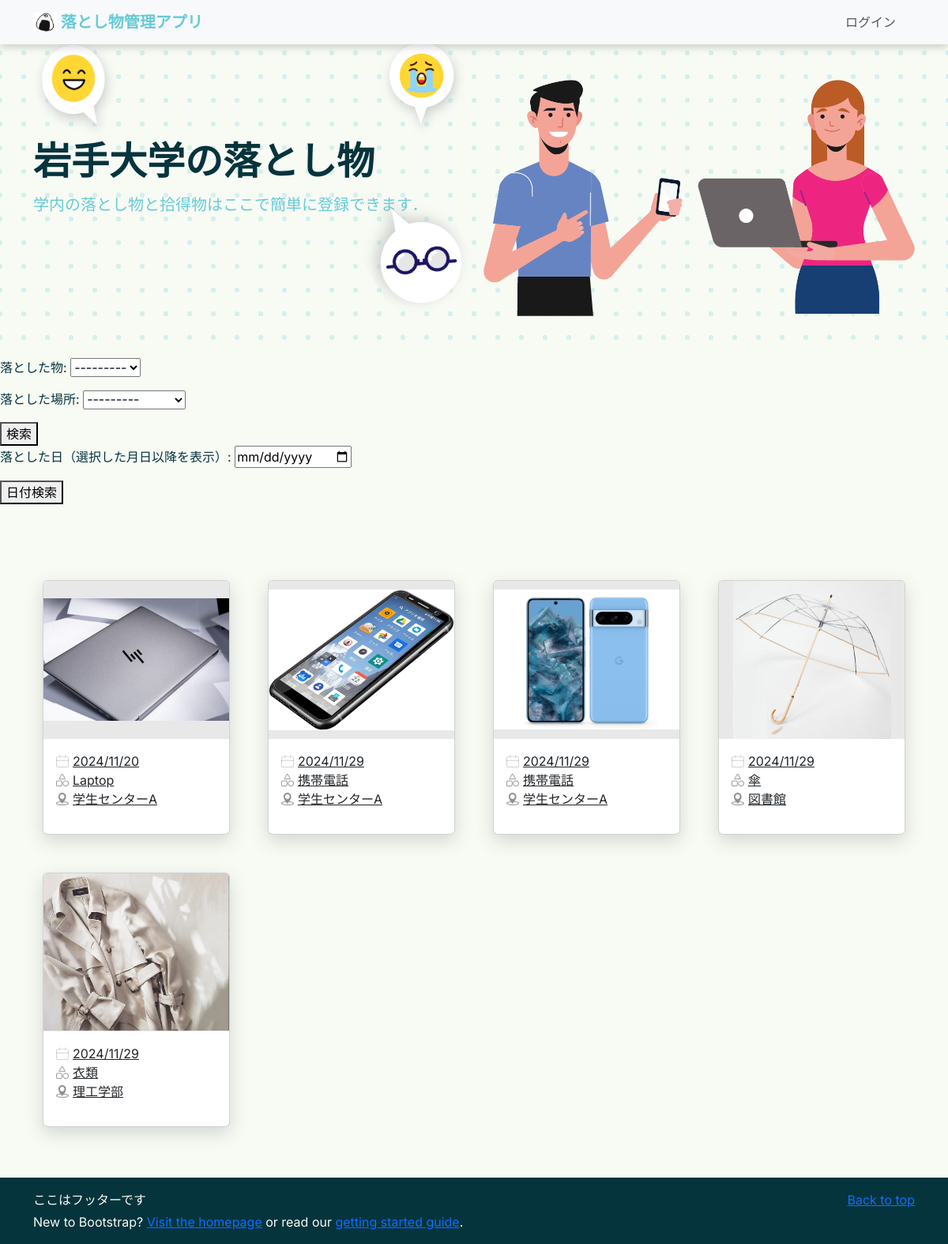
Before: / with the older database file.
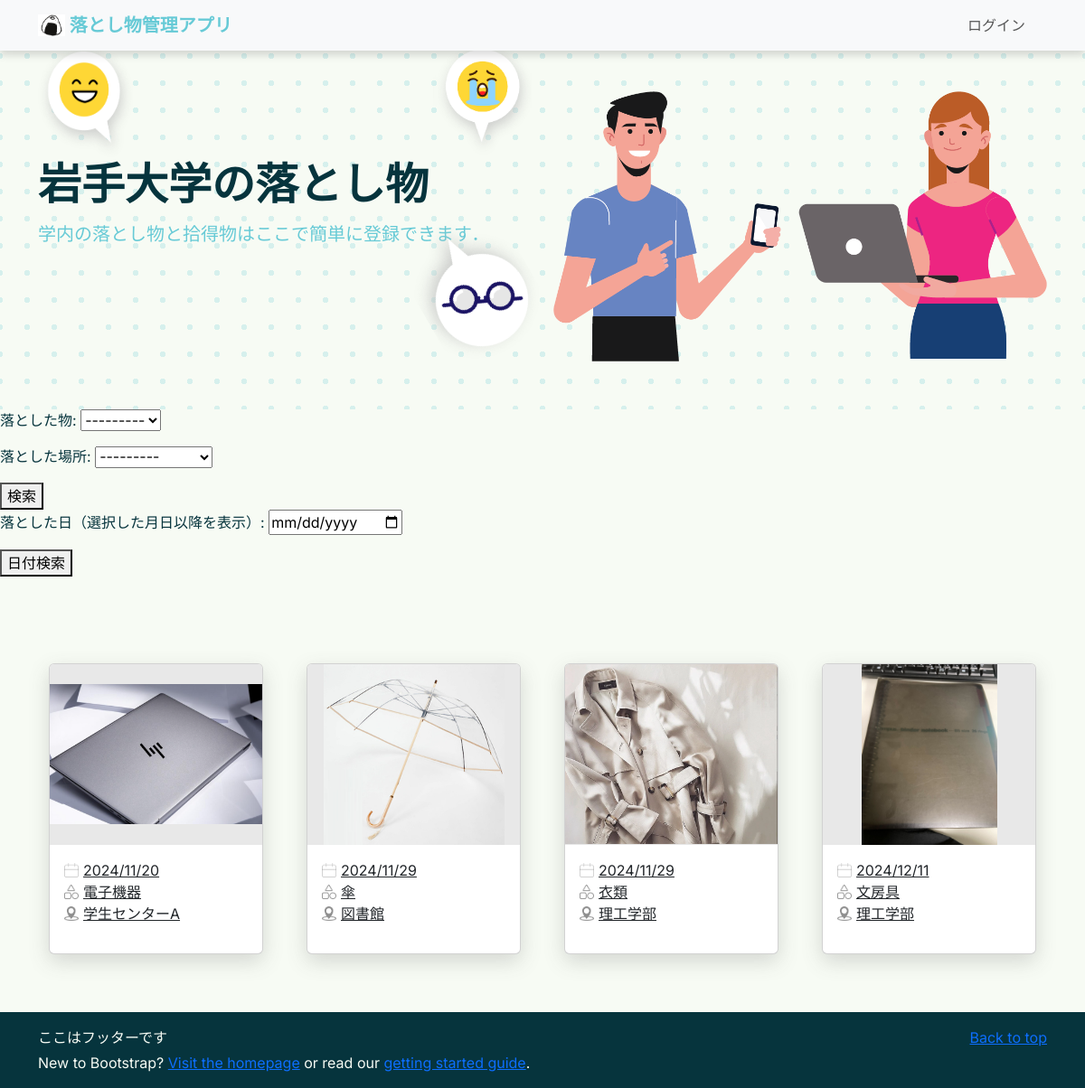
After: the same page with the newer database file.
### top/models.py (models this page shows, shortened)
class ItemImage(models.Model):
    id = models.AutoField(primary_key=True)
    item = models.ForeignKey(Item, on_delete=models.CASCADE, verbose_name="Item")
    image_path = models.ImageField(upload_to='item_images/', max_length=255, blank=True, null=True,
                                   verbose_name='Item Images')
    uploaded_at = models.DateTimeField(auto_now_add=True, null=True, blank=True)

class Item(models.Model):
    item_id = models.AutoField(primary_key=True)
    item_name = models.ForeignKey(ItemsNameTag, on_delete=models.CASCADE, verbose_name="Item Name")
    PorD_location = models.ForeignKey(PickedOrDroppedLocationsTag, on_delete=models.CASCADE,
                                      verbose_name="Picked or Dropped Location")
    storage_location = models.ForeignKey(StorageLocationsTag, on_delete=models.CASCADE, verbose_name="Storage Location")
    item_type = models.IntegerField(verbose_name="Item Type", help_text="0: Found, 1: Lost")
    status = models.SmallIntegerField(verbose_name="Status", help_text="0: Pending, 1: In Progress, 2: Resolved")
    created_at = models.DateTimeField(auto_now_add=True)
    updated_at = models.DateTimeField(auto_now=True, null=True, blank=True)
    contact_email = models.EmailField(max_length=100, null=True, blank=True)
    contact_phone = models.CharField(max_length=20, null=True, blank=True)
    description = models.TextField(null=True, blank=True)

class ItemsNameTag(models.Model):
    item_name_id = models.AutoField(primary_key=True)
    item_name = models.CharField(max_length=100, verbose_name="Name tags for items",
                                 help_text="Stationery, clothing, electronic equipment, etc.")
    description = models.TextField(null=True, blank=True)
    def __str__(self):
        return self.item_name

class PickedOrDroppedLocationsTag(models.Model):
    PorD_location_id = models.AutoField(primary_key=True)
    picked_or_dropped_location_name = models.CharField(max_length=100, verbose_name="Location Name",
                                                       help_text="Name of the place where it was found or dropped, e.g., faculty building, student center, etc.")
    description = models.TextField(null=True, blank=True)
    def __str__(self):
        return self.picked_or_dropped_location_name

### top/views.py (the view)
# urls.py: path('', views.index, name='index'),
def index(request):
    itemname_tag = None
    location_tag = None
    images = ItemImage.objects.select_related("item__item_name").all() # すべての物品表示
    images = images.filter(item__status=0) # status = 0の物品だけ表示
    if request.method == "POST":
        form = TagFilterForm(request.POST) # form.pyからimport
        date_form = DateFilterForm(request.POST)
        if form.is_valid():
            itemname_tag = form.cleaned_data['itemname_tag']
            location_tag = form.cleaned_data["location_tag"]
            if itemname_tag and location_tag:
                images = images.filter(Q(item__item_name=itemname_tag) & Q(item__PorD_location=location_tag))
            elif itemname_tag:
                images = images.filter(item__item_name=itemname_tag)
            elif location_tag:
                images = images.filter(item__PorD_location=location_tag)
        if date_form.is_valid():
            date = date_form.cleaned_data.get("date")
            if date:
                images = images.filter(item__created_at__gte=date)
    else:
        form = TagFilterForm()
        date_form = DateFilterForm()
    context = {
        "images": images,
        "form": form,
        "date_form": date_form,
    }
    return render(request, 'index.html', context)

### top/forms.py
class TagFilterForm(forms.Form):
    itemname_tag = forms.ModelChoiceField(
        queryset=ItemsNameTag.objects.all(),
        required=False,
        label="落とした物"
    )
    location_tag = forms.ModelChoiceField(
        queryset=PickedOrDroppedLocationsTag.objects.all(),
        required=False,
        label="落とした場所"
    )

class DateFilterForm(forms.Form):
    date = forms.DateField(
        required=False,
        widget=forms.DateInput(attrs={"type": "date"}),
        label="落とした日（選択した月日以降を表示）"
    )

### top/models.py (called while the page is built)
    def __str__(self):
        return self.storage_location_name

### top/templates/index.html (shortened to what this page needs)
{% extends "base.html" %}
{% load static %}
{% block content %}
    <div class="hero">
      <div class="container col-xxl-8 pt-5 hero-content">
        <div class="row flex-lg-row-reverse align-items-center">
          <div class="col-sm-12 col-md-6 col-lg-6">
            <img src="{% static "imgs/illustrations/HomePage-L.png" %}" class="d-block mx-lg-auto img-fluid" alt="illustration" width="100%" loading="lazy">
          </div>
          <div class="hero-texts col-sm-12 col-md-6 col-lg-6">
            <div class="emojis d-none d-md-inline-flex justify-content-between">
              <img src="{% static "imgs/illustrations/emoji_ニコニコ.png" %}" class="img-fluid emoji_niconico" alt="illustration" width="20%" loading="lazy">
              <img src="{% static "imgs/illustrations/emoji_泣き顔.png" %}" class="img-fluid emoji_nakigao" alt="illustration" width="20%" loading="lazy">
            </div>
            <h1 class="display-5 fw-bold lh-1 mb-3">岩手大学の落とし物</h1>
            <p class="lead py-0">学内の落とし物と拾得物はここで簡単に登録できます．</p>
            <div class="emojis d-none d-md-inline-flex justify-content-end py-0">
              <img src="{% static "imgs/illustrations/emoji_めがね.png" %}" class="img-fluid emoji_megane" alt="illustration" width="23%" loading="lazy">
            </div>
          </div>
        </div>
      </div>
    </div>
    <form method="post">
        {{ form.as_p }}
        <button type="submit">検索</button>
    </form>
    <form method="post">
        {{ date_form.as_p }}
        <button type="submit">日付検索</button>
    </form>
    <section id="cardlists">
      {% if images %}
      <div class="container">
        <div class="row g-8 py-5">
          {% for image in images %}
          <div class="col-lg-3 col-sm-6 g-5">
            <a class="card card-effect" href="#" data-bs-toggle="modal" data-bs-target="#modal{{ image.id }}">
              <div class="card-img-area">
                <img src="{{ image.image_path.url }}" class="card-img-top " alt="Item Image">
              </div>
              <div class="card-body">
                <ul>
                <li class="card-text"><img class="card-icons" src="{% static "imgs/icons/CALENDAR I.png" %}">{{image.item.created_at|date:"Y/m/d"}}</li>
                <li class="card-text"><img class="card-icons" src="{% static "imgs/icons/CATEGORY I.png" %}">{{ image.item.item_name.item_name }}</li>
                <li class="card-text"><img class="card-icons" src="{% static 'imgs/icons/Component 1.png'%}">{{image.item.PorD_location}}</li>
                </ul>
              </div>
            </a>
          </div>
          {% endfor %}
        </div>
      </div>
      {% else %}
        <p>選択されたタグを持つ落とし物情報は見つかりませんでした</p>
      {% endif %}
    </section>
{% endblock content %}

### templates/base.html (shortened to what this page needs)
{% load static %}
<!DOCTYPE html>
<html lang="en">
<head>
    <link rel="stylesheet" href="{% static 'css/style.css' %}">
    <link rel="stylesheet" href="{% static 'css/top.css' %}">
    <link href="https://cdn.jsdelivr.net/npm/bootstrap@5.3.3/dist/css/bootstrap.min.css" rel="stylesheet">
</head>
<body>
    <main>
        <nav class="navbar fixed-top navbar-expand-lg navbar-light bg-light">
            <div class="container">
              <a class="navbar-brand" href="{% url 'top:home' %}">
                <img src = "{% static 'imgs/おにぎり.jpg' %}" alt="" width="30" height="24" class="d-inline-block align-text-top">
                落とし物管理アプリ
              </a>
              <div class="collapse navbar-collapse justify-content-end" id="navbarSupportedContent">
                <ul class="navbar-nav ms-auto">
                    {% if user.is_authenticated %}
                    <li class="nav-item">
                        <span class="navbar-text">Welcome, {{ user.username }}!</span>
                    </li>
                    <li class="nav-item mx-3">
                        <a class="nav-link" href="{% url 'lostitem:logout' %}">ログアウト</a>
                    </li>
                  <li class="nav-item mx-3">
                    <a class="nav-link" href="{% url 'lostitem:tolostitemregister' %}">遺失物登録</a>
                  </li>
                  <li class="nav-item mx-3">
                    <a class="nav-link" href="{% url 'founditem:tofounditemregister' %}">拾得物登録</a>
                  </li>
                  {% else %}
                  <li class="nav-item mx-3">
                    <a class="nav-link" href="{% url 'lostitem:login' %}">ログイン</a>
                  </li>
                  {% endif %}
                </ul>
              </div>
            </div>
          </nav>
        {% block content %}{% endblock %}
    </main>
</body>
<footer>
    <div class="container py-3 mt-3">
        <p class="float-end mb-1">
          <a href="#">Back to top</a>
        </p>
        <p class="mb-1">ここはフッターです</p>
        <p class="mb-0">New to Bootstrap? <a href="/">Visit the homepage</a> or read our <a href="/docs/5.0/getting-started/introduction/">getting started guide</a>.</p>
      </div>
</footer>
</html>

### static/css/style.css (style rules this page uses)
:root { --primary: #67CAD6; --body:#cef1f7; --background:#F7FBF4; --textcolor:#06343D; }
body { font-family: "Inter", sans-serif !important; font-optical-sizing: auto; color:var(--textcolor) !important; background-color:var(--background)!important; }
footer { background-color: #06343D !important; color: var(--background); }
.navbar { background-color: #FFFFFF !important; box-shadow: 0 5px 8px rgba(77, 77, 77, 0.204); }
.navbar .navbar-brand { color: var(--primary) !important; font-size: 20px; font-weight: 700; }

### static/css/top.css (style rules this page uses)
:root { --primary: #67CAD6; --body:#cef1f7; --background:#F7FBF4; --box-shadow:0 8px 22px rgba(77, 77, 77, 0.204); }
.hero { background-image:radial-gradient(#67cbd63b 3px, #F7FBF4 2px); background-size:30px 30px; background-repeat:repeat; background-position:center; background-attachment:fixed; position: relative; z-index: 1; }
.hero .emoji_megane { transform: rotate(150deg); position:relative; top: -50px; }
.hero p { color: var(--primary) !important; font-weight: 500; }
.card-body li { display: flex; align-items: center; text-decoration: none !important; }
.card-body ul { list-style:none; padding:0; }
.card-text img { width: 1em; height: 1em; margin-right: 5px; }
.card-effect { box-shadow:var(--box-shadow) ; transition:all 0.35s ease; }
.card-img-top { height:200px; object-fit: contain; background-color:#E8E8E8; }

Changed rows visible on the page:
removed ItemImage: image_path (picture), item.created_at "2024/11/29", item.item_name.item_name "携帯電話", item.PorD_location "学生センターA"
removed ItemImage: image_path (picture), item.created_at "2024/11/29", item.item_name.item_name "携帯電話", item.PorD_location "学生センターA"
changed through a linked row, ItemImage "学生センターA": item.item_name.item_name "Laptop" → "電子機器"
added ItemImage: image_path (picture), item.created_at "2024/12/11", item.item_name.item_name "文房具", item.PorD_location "理工学部"
